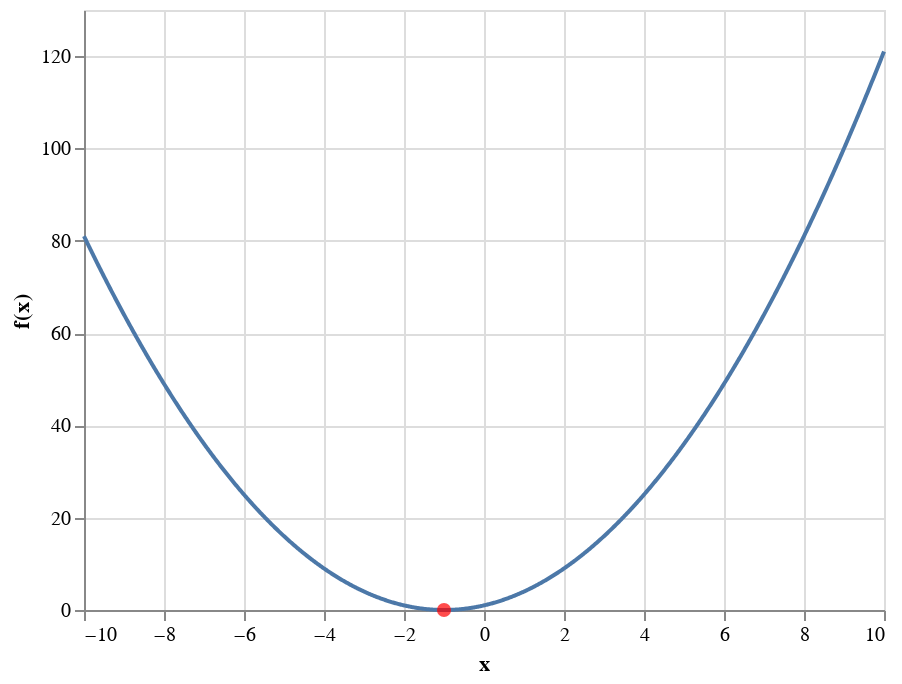

Notebook cell for this chart:
### Code cell
x = np.linspace(-10, 10, num=1000)
xstar = find_minimum_1(f, fprime)

print('  xstar  = %f, f(xstar) = %f' % (xstar, f(xstar)))

obj = pd.DataFrame({'x':x, 'f(x)':f(x)})
sol = pd.DataFrame({'x':[xstar], 'f(x)':[f(xstar)]})

base = alt.Chart().encode(x='x:Q', y='f(x):Q')
f_obj = base.properties(data=obj).mark_line()
f_sol = base.properties(data=sol).mark_point(color='red', filled=True, size=50)

f_obj + f_sol

### Figure 1 — Vega-Lite specification as saved in the notebook (floating-point values rounded to 4 significant figures; data arrays with more than 128 entries replaced by an {"elided": "..."} marker saying what was removed)
{"config": {"view": {"continuousWidth": 400, "continuousHeight": 300}}, "layer": [{"data": {"name": "data-1233c33b9f10973e58d512aac2b59d44"}, "mark": "line", "encoding": {"x": {"type": "quantitative", "field": "x"}, "y": {"type": "quantitative", "field": "f(x)"}}}, {"data": {"name": "data-f34542c446ee9b561dd1e31bb17d45ad"}, "mark": {"type": "point", "color": "red", "filled": true, "size": 50}, "encoding": {"x": {"type": "quantitative", "field": "x"}, "y": {"type": "quantitative", "field": "f(x)"}}}], "$schema": "https://vega.github.io/schema/vega-lite/v4.8.1.json", "datasets": {"data-1233c33b9f10973e58d512aac2b59d44": {"elided": "1000 records"}, "data-f34542c446ee9b561dd1e31bb17d45ad": [{"x": -1.0, "f(x)": 4.93e-32}]}}
